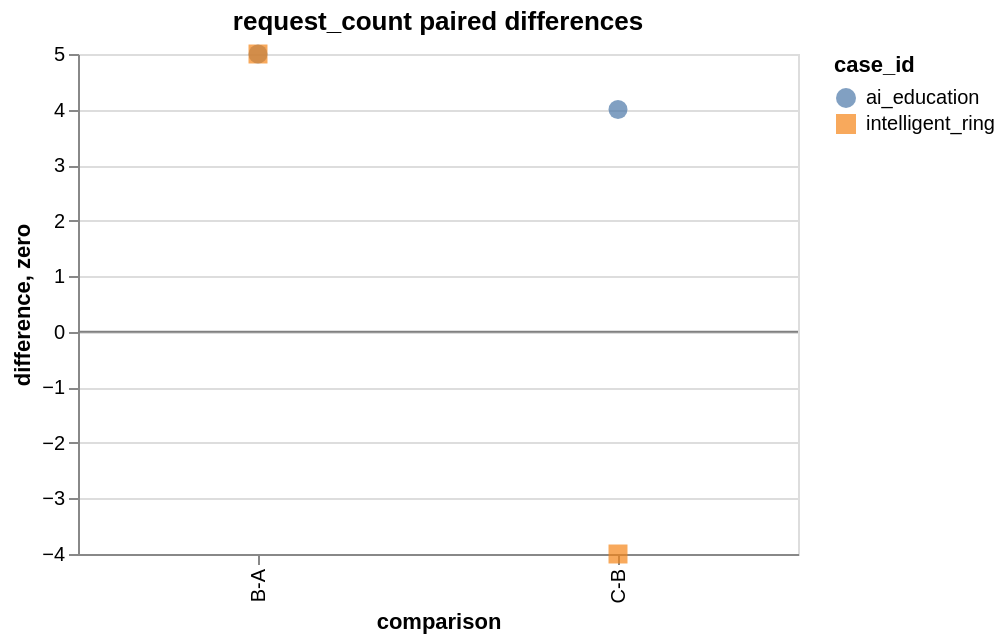

Describe this chart as a Vega-Lite specification.
### Vega-Lite specification from a JSON file in a GitHub repository (floating-point values rounded to 4 significant figures)
{"config": {"view": {"continuousWidth": 300, "continuousHeight": 300}}, "layer": [{"data": {"values": [{"case_id": "ai_education", "comparison": "B-A", "difference": 5}, {"case_id": "intelligent_ring", "comparison": "B-A", "difference": 5}, {"case_id": "ai_education", "comparison": "C-B", "difference": 4}, {"case_id": "intelligent_ring", "comparison": "C-B", "difference": -4}]}, "mark": {"type": "point", "filled": true, "size": 90}, "encoding": {"color": {"field": "case_id", "type": "nominal"}, "shape": {"field": "case_id", "type": "nominal"}, "tooltip": [{"field": "case_id", "type": "nominal"}, {"field": "comparison", "type": "nominal"}, {"field": "difference", "type": "quantitative"}], "x": {"field": "comparison", "sort": ["B-A", "C-B", "C-D"], "type": "nominal"}, "y": {"field": "difference", "type": "quantitative"}}, "title": "request_count paired differences"}, {"data": {"values": [{"zero": 0}]}, "mark": {"type": "rule", "color": "gray"}, "encoding": {"y": {"field": "zero", "type": "quantitative"}}}], "height": 250, "width": 360, "$schema": "https://vega.github.io/schema/vega-lite/v6.4.1.json"}
